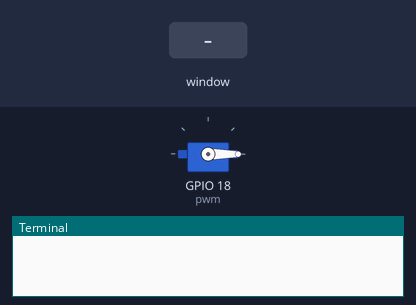
The program below on a simulated Raspberry Pi (BCM pin numbers). Parts: servo, the last lines printed to the terminal. The inputs (shaded band) are chosen by the test bench. The desktop window is not drawn, its controls go by their first labels and the mouse button is held 0.15 s; servo angles are drawn from the pulse width (0.5 ms = 0°, 2.5 ms = 180°).

Above: at 1.2 s.
1.3 s: control labelled "Right" in the window clicked
At 1.9 s:
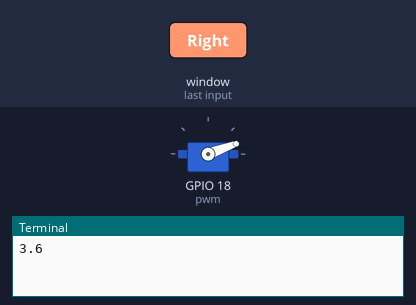
2.8 s: control labelled "Center" in the window clicked
At 3.1 s:
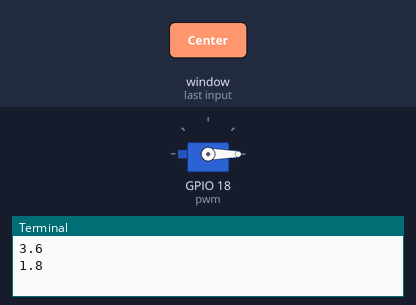
Timing chart, 0 to 5.8 s (numbered marks = the images above; inputs shaded):
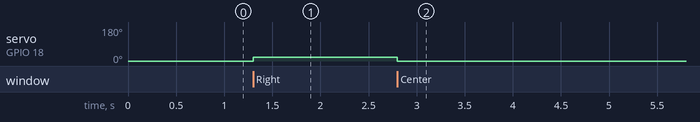

The program:

servo_tk_radio.py
```python
import RPi.GPIO as GPIO
import tkinter as tk
import time

GPIO.setmode(GPIO.BCM)
GPIO.setup(18, GPIO.OUT)
pwm = GPIO.PWM(18, 50)
pwm.start(2.5)

root = tk.Tk()
root.title('Servo Motor Control')
root.geometry('200x400')
v=tk.IntVar()
v.set(0)

def change_angle():
    duty = float(v.get()/20/+2.5)
    pwm.ChangeDutyCycle(duty)
    print(duty)


rd1 = tk.Radiobutton(text="Left", variable=v, value=0, command=change_angle)
rd2 = tk.Radiobutton(text="Center", variable=v, value=90, command=change_angle)
rd3 = tk.Radiobutton(text="Right", variable=v, value=180, command=change_angle)

rd1.pack()
rd2.pack()
rd3.pack()

root.mainloop()
```

Measured:
- after the input at 1.3 s, servo on GPIO 18 (pwm): 0° → 20° at once
- after the input at 2.8 s, servo on GPIO 18 (pwm): 20° → 0° at once
